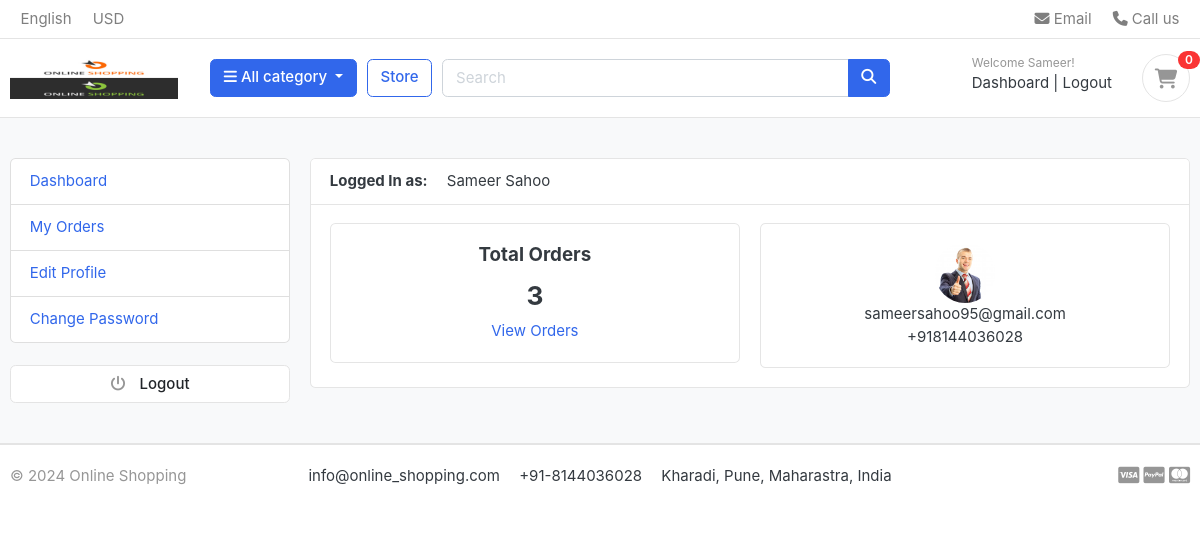
Screenshot of /accounts/dashboard/ (signed in) with the database file from the repository.
### accounts/models.py (models this page shows, shortened)
class Account(AbstractBaseUser):
    first_name = models.CharField(max_length=50)
    last_name = models.CharField(max_length=50)
    username = models.CharField(max_length=50, unique=True)
    email = models.EmailField(max_length=50, unique=True)
    phone = models.CharField(max_length=50)
    date_joined = models.DateTimeField(auto_now_add=True)
    last_login = models.DateTimeField(auto_now_add=True)
    is_active = models.BooleanField(default=False)
    is_staff = models.BooleanField(default=False)
    is_admin = models.BooleanField(default=False)
    is_superadmin = models.BooleanField(default=False)
    USERNAME_FIELD = 'email'
    REQUIRED_FIELDS = ['username', 'first_name', 'last_name']
    objects = MyAccountManager()
    def full_name(self):
        return self.first_name + ' ' + self.last_name

class UserProfile(models.Model):
    user = models.OneToOneField(Account, on_delete=models.CASCADE)
    profile_pic = models.ImageField(upload_to='userprofile', blank=True)
    address_line_1 = models.CharField(blank=True, max_length=100)
    address_line_2 = models.CharField(blank=True, max_length=100)
    city = models.CharField(blank=True, max_length=20)
    pincode = models.CharField(blank=True, max_length=20)
    state = models.CharField(blank=True, max_length=20)
    country = models.CharField(blank=True, max_length=20)

### accounts/views.py (the view)
# urls.py: path('dashboard/', views.dashboard, name='dashboard'),
@login_required(login_url='login')
def dashboard(request):
    if 'email' in request.session:
        del request.session['email']
    user = request.user
    user_profile = UserProfile.objects.get(user=user)
    orders_count = Order.objects.filter(user=user, is_ordered=True).order_by('-created_at').count()
    context = {
        'user_profile': user_profile,
        'orders_count': orders_count,
    }
    return render(request, 'accounts/dashboard.html', context)

### carts/context_processors.py (called while the page is built)
def carts_count(request):
    total_count = 0
    if 'admin' in request.path:
        return {}
    else:
        try:
            cart = Cart.objects.filter(cart_id=get_cart_id(request))
            if request.user.is_authenticated:
                cart_items = CartItem.objects.all().filter(user=request.user)
            else:
                cart_items = CartItem.objects.all().filter(cart=cart[:1])
            for cart_item in cart_items:
                total_count += cart_item.quantity
        except Cart.DoesNotExist:
            total_count = 0
    return dict(total_count=total_count)

### carts/views.py (called while the page is built)
def get_cart_id(request):
    session_id = request.session.session_key
    if session_id is None:
        session_id = request.session.create()
    return session_id

### category/context_processors.py (called while the page is built)
def select_category(request):
    categories = Category.objects.all()
    return dict(categories=categories)

### category/models.py (called while the page is built)
    def get_url(self):
        return reverse('products_by_category', args=[self.slug])

### templates/accounts/dashboard.html (shortened to what this page needs)
{% extends 'base.html' %}
{% load static %}
{% block content %}
<section class="section-conten padding-y bg">
    <div class="container">
        <div class="row">
        {% include 'includes/dashboard_sidebar.html' %}
        <main class="col-md-9">
            <article class="card">
            <header class="card-header">
                <strong class="d-inline-block mr-3">Logged In as: </strong>
                <span>{{ user.full_name }}</span>
            </header>
            <div class="card-body" style="text-align:center;">
                <div class="row">
                    <div class="col-md-6">
                        <div class="card">
                            <div class="card-body">
                                <h5 class="card-title">Total Orders</h5>
                                <h3>{{ orders_count }}</h3>
                                <a href="{% url 'my_orders' %}">View Orders</a>
                            </div>
                        </div>
                    </div>
                    <div class="col-md-6">
                        <div class="card" style="text-align:center;">
                            <div class="card-body">
                                <img src="{{ user_profile.profile_pic.url }}" alt="avatar" class="avatar" width="60" height="60" style="border-radius:50%;">
                                <p class="mb-0">{{ user.email }}</p>
                                <p>{{ user.phone }}</p>
                            </div>
                        </div>
                    </div>
                </div>
            </div>
            </article>
        </main>
    </div>
    </div>
    </section>
{% endblock %}

### templates/includes/navbar.html (shortened to what this page needs)
{% load static %}
<header class="section-header">
    <nav class="navbar p-md-0 navbar-expand-sm navbar-light border-bottom">
    <div class="container">
      <div class="collapse navbar-collapse" id="navbarTop4">
        <ul class="navbar-nav mr-auto">
            <li class="nav-item dropdown">
                 <a href="#" class="nav-link">   English </a>
            </li>
            <li class="nav-item dropdown">
                <a href="#" class="nav-link"> USD </a>
            </li>
        </ul>
        <ul class="navbar-nav">
            <li><a href="#" class="nav-link"> <i class="fa fa-envelope"></i> Email </a></li>
            <li><a href="#" class="nav-link"> <i class="fa fa-phone"></i> Call us </a></li>
        </ul>
      </div>
    </div>
    </nav>
    <section class="header-main border-bottom">
        <div class="container">
    <div class="row align-items-center">
        <div class="col-lg-2 col-md-3 col-6">
            <a href="{% url 'index' %}" class="brand-wrap">
                <img class="logo" src="{% static './images/logo.png' %}">
            </a>
        </div>
        <div class="col-lg col-sm col-md col-6 flex-grow-0">
            <div class="category-wrap dropdown d-inline-block float-right">
                <button type="button" class="btn btn-primary dropdown-toggle" data-toggle="dropdown">
                    <i class="fa fa-bars"></i> All category
                </button>
            </div>
        </div>
        <a href="{% url 'store' %}" class="btn btn-outline-primary">Store</a>
        <div class="col-lg  col-md-6 col-sm-12 col">
            <form action="{% url 'search' %}" class="search" method="GET">
                <div class="input-group w-100">
                    <input type="text" class="form-control" style="width:60%;" placeholder="Search" name="keyword">
                    <div class="input-group-append">
                      <button class="btn btn-primary" type="submit">
                        <i class="fa fa-search"></i>
                      </button>
                    </div>
                </div>
            </form>
        </div>
        <div class="col-lg-3 col-sm-6 col-8 order-2 order-lg-3">
                    <div class="d-flex justify-content-end mb-3 mb-lg-0">
                        {% if user.id is None %}
                            <div class="widget-header">
                                <small class="title text-muted">Welcome guest!</small>
                                <div>
                                    <a href="{% url 'login' %}">Sign in</a> <span class="dark-transp"> | </span>
                                    <a href="{% url 'register' %}"> Register</a>
                                </div>
                            </div>
                        {% else %}
                        <div class="widget-header">
                            <small class="title text-muted">Welcome {{ user.first_name }}!</small>
                            <div>
                                <a href="{% url 'dashboard' %}">Dashboard</a> <span class="dark-transp"> | </span>
                                <a href="{% url 'logout' %}"> Logout</a>
                            </div>
                        </div>
                        {% endif %}
                        <a href="{% url 'cart' %}" class="widget-header pl-3 ml-3">
                            <div class="icon icon-sm rounded-circle border"><i class="fa fa-shopping-cart"></i></div>
                            <span class="badge badge-pill badge-danger notify">{{ total_count }}</span>
                        </a>
                    </div>
                </div>
        </div>
    </div>
    </section>
</header>

### static/css/ui.css (style rules this page uses)
html { font-family: "Inter", sans-serif; font-size: 15px; }
.icon-xs, .icon-sm, .icon-md, .icon-lg { display: inline-block; text-align: center; flex-shrink: 0; flex-grow: 0; }
.icon-sm { width: 48px; height: 48px; line-height: 48px !important; font-size: 20px; }
.padding-y { padding-top: 40px; padding-bottom: 40px; }
article:after, .form-group:after { display: block; clear: both; content: ""; }
.bg { background-color: #f8f9fa; }
p:last-child { margin-bottom: 0; }
.header-main { position: relative; padding-top: 1rem; padding-bottom: 1rem; }
.brand-wrap .logo, .navbar-brand .logo { margin-right: 7px; max-height: 42px; display: inline-block; }
.widget-header { display: inline-block; vertical-align: middle; position: relative; }
.widget-header a { color: #343a40; }
.widget-header i { color: #969696; }
.widget-header .title { display: block; }
.widget-header .notify { position: absolute; top: -3px; right: -10px; }
.notify { position: absolute; top: -4px; right: -10px; display: inline-block; padding: 0.25em 0.6em; font-size: 12px; line-height: 1; text-align: center; border-radius: 3rem; color: #fff; background-color: #fa3434; }

### rows the page displays
Account: first_name "Sameer", full_name "Sameer Sahoo", email "sameersahoo95@gmail.com", phone "+918144036028"
UserProfile: profile_pic (picture)

### other values shown
{{ total_count }} "0"
{{ orders_count }} "3"
